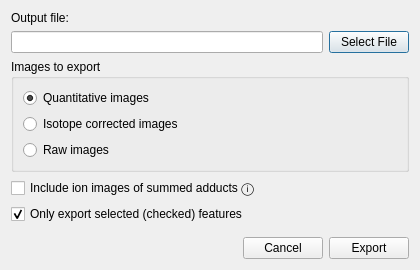
<?xml version="1.0" encoding="UTF-8"?>
<ui version="4.0">
 <class>MsiExportPickleDialog</class>
 <widget class="QDialog" name="MsiExportPickleDialog">
  <property name="geometry">
   <rect>
    <x>0</x>
    <y>0</y>
    <width>420</width>
    <height>270</height>
   </rect>
  </property>
  <property name="windowTitle">
   <string>Export Python pickle</string>
  </property>
  <layout class="QVBoxLayout" name="verticalLayout">
   <item>
    <widget class="QLabel" name="label_output">
     <property name="text">
      <string>Output file:</string>
     </property>
    </widget>
   </item>
   <item>
    <layout class="QHBoxLayout" name="layout_path">
     <item>
      <widget class="QLineEdit" name="line_edit_output"/>
     </item>
     <item>
      <widget class="QPushButton" name="button_choose_file">
       <property name="text">
        <string>Select File</string>
       </property>
      </widget>
     </item>
    </layout>
   </item>
   <item>
    <widget class="QGroupBox" name="group_box_image_type">
     <property name="title">
      <string>Images to export</string>
     </property>
     <layout class="QVBoxLayout" name="verticalLayout_2">
      <item>
       <widget class="QRadioButton" name="radio_quant">
        <property name="text">
         <string>Quantitative images</string>
        </property>
        <property name="checked">
         <bool>true</bool>
        </property>
       </widget>
      </item>
      <item>
       <widget class="QRadioButton" name="radio_iso">
        <property name="text">
         <string>Isotope corrected images</string>
        </property>
       </widget>
      </item>
      <item>
       <widget class="QRadioButton" name="radio_raw">
        <property name="text">
         <string>Raw images</string>
        </property>
       </widget>
      </item>
     </layout>
    </widget>
   </item>
   <item>
    <widget class="QCheckBox" name="include_summed_checkbox">
     <property name="toolTip">
      <string>&lt;html&gt;&lt;head/&gt;&lt;body&gt;&lt;p&gt;Include the neutral (summed adduct) ion images in the export. These images are generated by summing the different adducts that belong to the same species.&lt;/p&gt;&lt;/body&gt;&lt;/html&gt;</string>
     </property>
     <property name="text">
      <string>Include ion images of summed adducts ⓘ</string>
     </property>
    </widget>
   </item>
   <item>
    <widget class="QCheckBox" name="selected_only_checkbox">
     <property name="text">
      <string>Only export selected (checked) features</string>
     </property>
     <property name="checked">
      <bool>true</bool>
     </property>
    </widget>
   </item>
   <item>
    <spacer name="verticalSpacer">
     <property name="orientation">
      <enum>Qt::Orientation::Vertical</enum>
     </property>
     <property name="sizeHint" stdset="0">
      <size>
       <width>20</width>
       <height>20</height>
      </size>
     </property>
    </spacer>
   </item>
   <item>
    <layout class="QHBoxLayout" name="layout_buttons">
     <item>
      <spacer name="horizontalSpacer">
       <property name="orientation">
        <enum>Qt::Orientation::Horizontal</enum>
       </property>
       <property name="sizeHint" stdset="0">
        <size>
         <width>40</width>
         <height>20</height>
        </size>
       </property>
      </spacer>
     </item>
     <item>
      <widget class="QPushButton" name="button_cancel">
       <property name="text">
        <string>Cancel</string>
       </property>
      </widget>
     </item>
     <item>
      <widget class="QPushButton" name="button_export">
       <property name="text">
        <string>Export</string>
       </property>
      </widget>
     </item>
    </layout>
   </item>
  </layout>
 </widget>
 <resources/>
 <connections/>
</ui>
